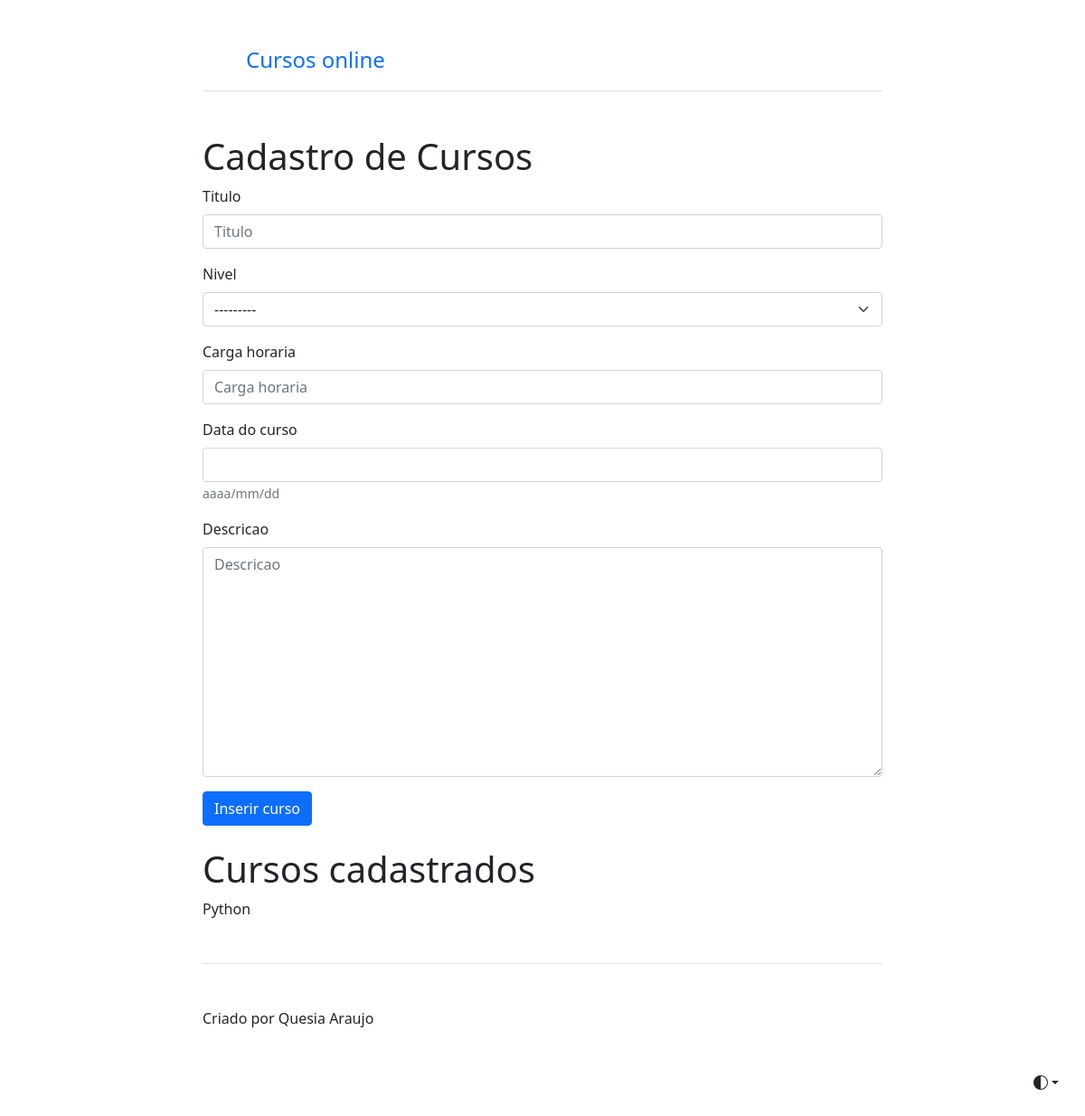
The app's page /curso/criar_curso/, older data.
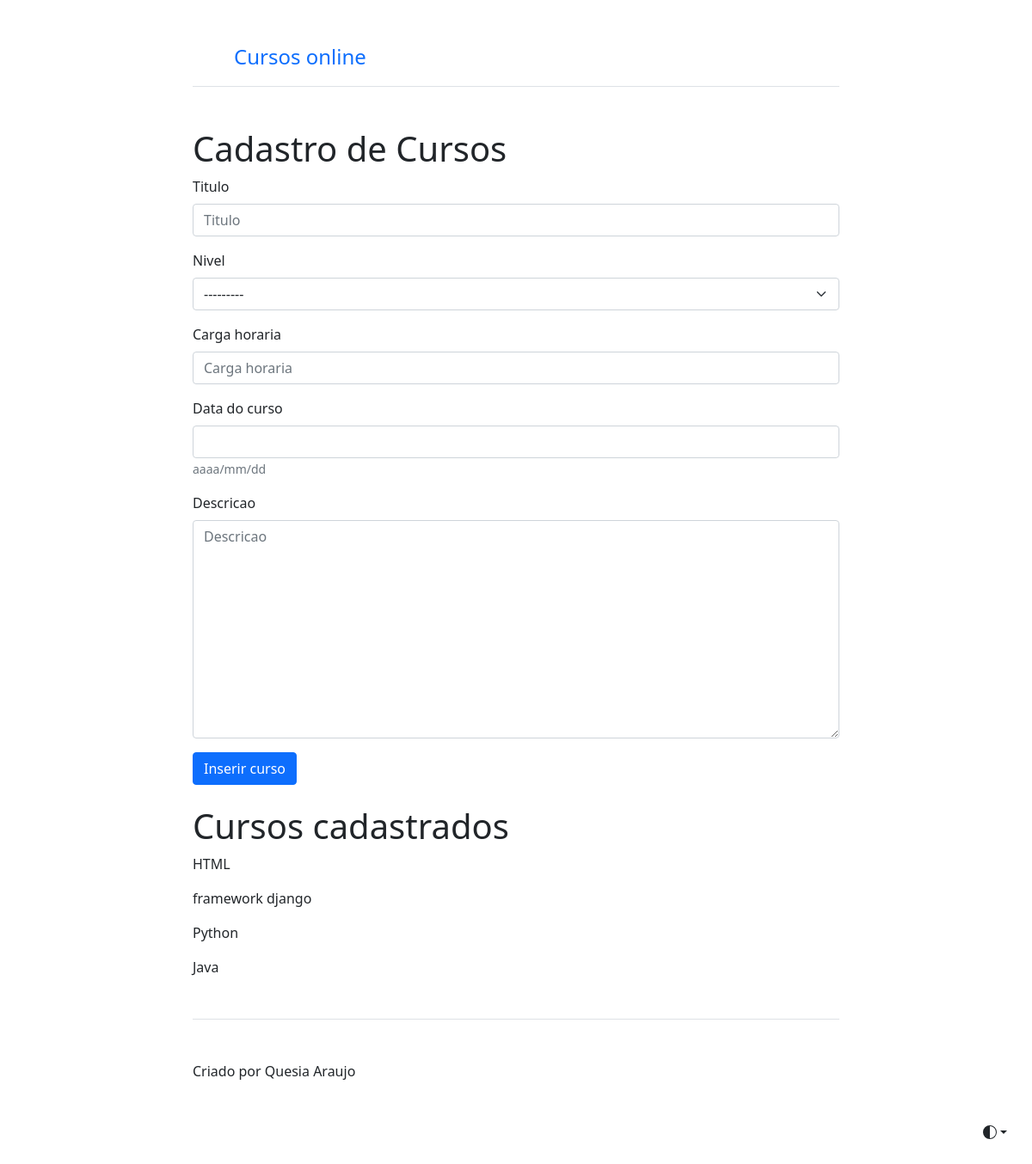
The same page, newer data.
### cursos/models.py (models this page shows, shortened)
class Curso(models.Model):
    niveis_de_cursos = (
        ('Iniciante', 'Iniciante'),
        ('Intermediario', 'Intermediario'),
        ('avançado', 'Avançado')
    )
    titulo = models.CharField(max_length=50)
    nivel = models.CharField(max_length=50, choices=niveis_de_cursos)
    carga_horaria = models.IntegerField()
    data_do_curso = models.DateField(help_text='aaaa/mm/dd')
    descricao = models.TextField()
    class Meta:
        verbose_name = 'Cadastro de curso'
        verbose_name_plural = 'Cadastros de cursos'
        ordering = ['-data_do_curso']

### cursos/views.py (the view)
# urls.py: path('criar_curso/', criar_curso, name='criar_curso'),
@cache_page(30) # cache 30 segundos
def criar_curso(request):
    cursos = Curso.objects.all()
    form = CursoForm(request.POST or None)
    sucesso = False
    if form.is_valid():
        form.save()
        sucesso = True
    contexto = {
        'form':form,
        'sucesso': sucesso,
        'cursos': cursos,
    }
    return render(request, 'criar_curso.html', contexto)

### cursos/forms.py (shortened to what this page needs)
class CursoForm(forms.ModelForm):
    class Meta:
        model = Curso
        fields = ['titulo', 'nivel', 'carga_horaria', 'data_do_curso', 'descricao']

### cursos/templates/criar_curso.html (shortened to what this page needs)
{% extends "inicio.html" %}
{% load bootstrap5 %}
{% block principal %}
  <h1 class="text-body-emphasis">Cadastro de Cursos</h1>
  {% if sucesso %}
    <p class="alert alert-success">Curso cadastrado com sucesso!</p>
  {% else %}
  <form action="" method="POST" id="form">
    {% bootstrap_form form %}
    <button type="submit" class="btn btn-primary btn-block">Inserir curso</button>
  </form>
  <br>
  <h1> Cursos cadastrados </h1>
  {% for curso in cursos %}
    <p>{{curso.titulo}}</p>
  {% endfor %}
  {% endif %}
{% endblock %}

Row changes from the older to the newer data that the page shows:
added Curso: titulo "HTML"
added Curso: titulo "framework django"
added Curso: titulo "Java"
